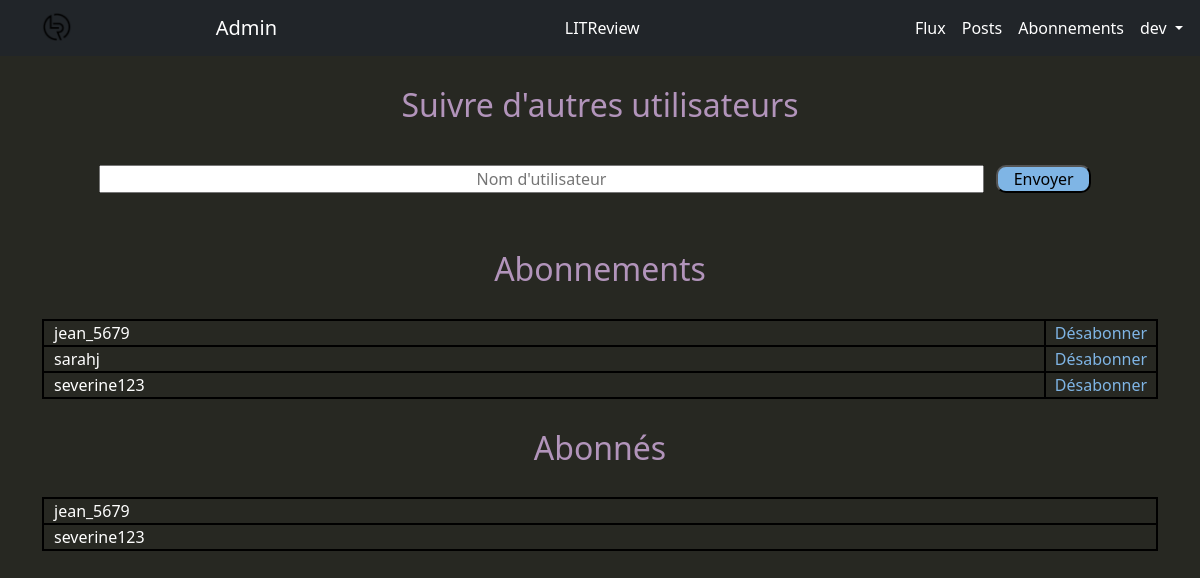
Screenshot of /accounts/follow/ (signed in) with the database file from the repository.
### authentication/models.py (models this page shows, shortened)
class UserFollow(models.Model):
    user = models.ForeignKey(to=settings.AUTH_USER_MODEL,
                             on_delete=models.CASCADE,
                             related_name="following")
    followed_user = models.ForeignKey(to=settings.AUTH_USER_MODEL,
                                      on_delete=models.CASCADE,
                                      related_name="followed_by")
    class Meta:
        unique_together = ("user", "followed_user")

### authentication/views.py (the view, shortened to what this page needs)
# urls.py: path("follow/", follow_user, name="follow-user"),
@login_required
def follow_user(request):
    relations_user = UserFollow.objects\
        .filter(user=request.user).order_by("followed_user__username")
    following_users = UserFollow.objects\
        .filter(followed_user=request.user).order_by("user__username")
    form = FollowForm()
    message = ''
    return render(request, "authentication/follow_user.html",
                  context={"relations_user": relations_user,
                           "following_users": following_users,
                           "form": form,
                           "message": message})

### authentication/forms.py
class FollowForm(forms.Form):
    username = forms.CharField(max_length=63, label='Nom d’utilisateur')
    def __init__(self, *args, **kwargs):
        super().__init__(*args, **kwargs)
        fields_attribute(self.fields, "FollowForm")

### authentication/forms.py (called while the page is built)
def fields_attribute(fields, option="", placeholder=PLACEHOLDER_LIST):
    if option == "FollowForm":
        field_class = "size-search-field"
    else:
        field_class = "fields-margin"
    for idx, field in enumerate(fields):
        fields[field].widget.attrs.update(
            {"class": field_class,
             "placeholder": placeholder[idx]})

### authentication/templates/authentication/follow_user.html (shortened to what this page needs)
{% extends "base.html" %}
{% block content %}
  <h2>Suivre d'autres utilisateurs</h2>
  <div class="flexbox-center">
    <form class="size-search-container" method="POST">
      <table>
        <tr>
          <td class="size-search-field">
            {{ form.username }}{{ form.username.errors }}
          </td>
          <td>
            <input class="fields-margin generic-buttonn" type="submit" value="Envoyer">
          </td>
        </tr>
      </table>
    </form>
  </div>
  <h2>Abonnements</h2>
  <table class="follow-container">
    {% for relation_user in relations_user %}
      {% firstof relation_user.followed_user as follower_name %}
      <tr>
        <td class="follow-cell follow-name">{{ follower_name }}</td>
        <td class="follow-cell follow-button-container">
          <a class="follow-a-button"
          href="{% url 'follow-unsubscribe' relation_user.id follower_name %}">
              <button class="follow-buttonn">Désabonner</button>
          </a>
        </td>
      </tr>
    {% empty %}
      <p>Vous n'avez aucun abonnement.</p>
    {% endfor %}
  </table>
  <h2>Abonnés</h2>
  <table class="follow-container">
    {% for following_user in following_users %}
      <tr>
        <td class="follow-cell follow-name">{{ following_user.user }}</td>
      </tr>
    {% empty %}
      <p>Vous n'êtes pas suivis.</p>
    {% endfor %}
  </table>
{% endblock %}

### templates/base.html (shortened to what this page needs)
{% load static %}
<html {% if LANGUAGE_CODE %}lang="{{ LANGUAGE_CODE }}"{% endif %}>
  <head>
    <link rel="stylesheet" href="{% static 'css/bootstrap.min.css' %}">
    <link rel="stylesheet" href="{% static 'css/littreview.css' %}">
  </head>
  <body>
    <nav class="navbar sticky-top navbar-expand-lg navbar-dark bg-dark">
      <div class="container">
        <div class="bs-perso-navbar-brand-container">
          <a class="navbar-brand" href="{% url 'home-page' %}">
            <img src="../media/logo_litreview_no_text.png" alt="Logo de LITReview">
          </a>
          {% if user.is_superuser %}
            <a class="navbar-brand" href="/admin">
              Admin
            </a>
          {% endif %}
        </div>
        <div class="navbar-nav bs-perso-navbar-central">
          <a class="nav-item nav-link active" href="{% url 'home-page' %}">
            LITReview
          </a>
        </div>
        <div id="navbarRight" class="navbar-nav bs-perso-navbar-right">
          {% if user.is_authenticated %}
          <a class="nav-item nav-link active" href="{% url 'flux-user' %}">
            Flux
          </a>
          <a class="nav-item nav-link active" href="{% url 'posts-user' %}">
            Posts
          </a>
          <a class="nav-item nav-link active" href="{% url 'follow-user' %}">
            Abonnements
          </a>
          {% endif %}
          <div class="nav-item dropdown">
            {% if user.is_authenticated %}
              <a class="nav-link active dropdown-toggle" href="#" data-bs-toggle="dropdown">
                {{ user.username }}
              </a>
            {% endif %}
          </div>
        </div>
      </div>
    </nav>
    <div class="container">
      <div class="jumbotron">
        {% block content %}{% endblock %}
      </div>
    </div>
  </body>
</html>

### static/css/littreview.css (style rules this page uses)
body { background-color: #272822; color: white; }
h2 { color: #b294bb; text-align: center; margin: 30px 0px; }
a { text-decoration: none; color: #7fb5e5; text-align: center; }
.bs-perso-navbar-central { position: sticky; left: 46.4%; }
.bs-perso-navbar-brand-container { display: flex; justify-content: space-between; width: 22.5%; }
.bs-perso-navbar-right { max-width: 22.5%; }
.flexbox-center { display: flex; justify-content: center; }
.generic-buttonn { background-color: #7fb5e5; border-radius: 10px; min-width: 95px; width: auto; }
.follow-container { width: 100%; }
.follow-cell { border: 2px solid black; }
.follow-name { padding-left: 10px; }
.follow-button-container { padding: 0px; text-align: center; width: 110px; }
.follow-buttonn { background-color: #272822; color: #7fb5e5; border: 0px; width: 110px; }
.follow-a-button { text-decoration: none; width: 110px; }
.size-search-container { width: 90%; }
.size-search-field { width: 100%; height: 100%; }
.fields-margin { margin: 10px; }

### rows the page displays
UserFollow: follower_name "jean_5679"
UserFollow: follower_name "sarahj"
UserFollow: follower_name "severine123"
UserFollow: user "jean_5679"
UserFollow: user "severine123"

### other values shown
{{ user.username }} "dev"
